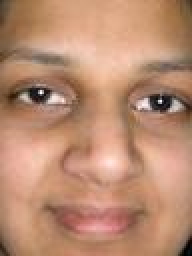
%> input picture Face_Recognition_Neural_Network/test08.jpg, 96 x 128 px (shown 2 times larger)
$ octave testingrg.m   (GNU Octave 9; MATLAB toolbox functions it lacks are replaced by stand-ins)
%> lines starting %> are read from the running program, lines starting %| are printed output that depends on the picture; in (x1, y1, x2, y2) boxes, pixels count from 0 and x2, y2 are one past the last pixel; in counts of white or black regions, pixels touching at a corner belong together; the program's own positions count from 1
close all
clear all
clc
gmean = 0.2973
rmean = 0.4270
grcov = [0.0016    0.0002
         0.0002    0.0063];
inverserg = [620.4978  -20.9607
             -20.9607  159.0397];


im = imread('test08.jpg');
%> im is the input picture: size 128x96x3 uint8; mean R, G, B 187.1, 140.3, 113.8
figure,imshow(im);
imycbcr = rgb2ycbcr(im);
%> imycbcr: size 128x96x3 uint8; mean of channels 1, 2, 3 145.9, 109.5, 150.4
dim = size(im);
%> dim = [128 96 3]
skin1 = zeros(dim(1), dim(2));

for i = 1:dim(1)
for j = 1:dim(2)
r = double(im(i,j,1))/sum(double(im(i,j,:)));
g = double(im(i,j,2))/sum(double(im(i,j,:)));
x = [(r-rmean); (g-gmean)];
skin1(i,j) = exp(-0.5*x'*inverserg*x);
end
end
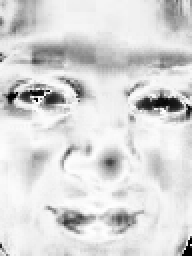
%> skin1: size 128x96 double (shown 2 times larger); min 1.44e-49, max 1, mean 0.851
figure;imshow(skin1, [0 1]);title('skin1');


skin2=zeros(i,j);
for i=1:dim(1)
    for j=1:dim(2)
        if (skin1(i,j)>0.7)
            skin2(i,j)=1;
        else
            skin2(i,j)=0;
        end
    end
end
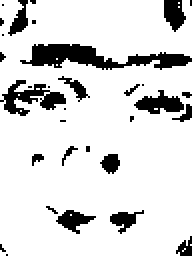
%> skin2: size 128x96 double (shown 2 times larger); values 0 (black) and 1 (white), 85.9% white; 32 black regions (19 under 20 px), largest, box (x1, y1, x2, y2) and area: (10, 22, 96, 35) 546, (0, 40, 33, 58) 258, (67, 45, 92, 57) 166
%figure,imshow(skin2,[0 1]);
%title('AFTER SKIN COLOR SEGMENTATION')
B=skin2;
C = bwfill(B,'holes');
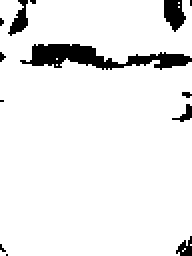
%> C: size 128x96 logical (shown 2 times larger); 92.8% white; 13 black regions (8 under 20 px), largest, box (x1, y1, x2, y2) and area: (10, 22, 96, 35) 546, (82, 0, 93, 16) 123, (4, 0, 14, 18) 87, (88, 118, 96, 128) 46, (86, 52, 96, 61) 36
edge_img = edge(B,'canny');
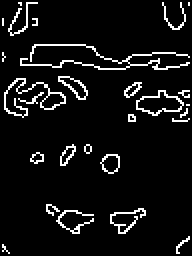
%> edge_img: size 128x96 logical (shown 2 times larger); 7.1% white in thin lines or dots
edge_img = ~edge_img;
%> edge_img: size 128x96 logical; 92.9% white; black in thin lines or dots
C = 255*(double(C) & double(edge_img));
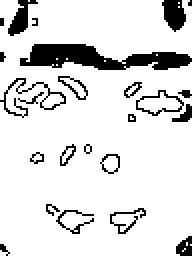
%> C: size 128x96 double (shown 2 times larger); 87.1% white; 24 black regions (11 under 20 px), largest, box (x1, y1, x2, y2) and area: (10, 22, 96, 35) 655, (81, 0, 93, 16) 136, (4, 0, 19, 18) 119
%> (the run ends here)

$ run again, with Face_Recognition_Neural_Network/Copy of test07.jpg copied over Face_Recognition_Neural_Network/test08.jpg
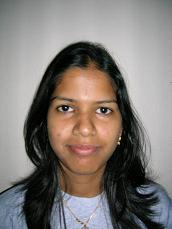
%> input picture Face_Recognition_Neural_Network/Copy of test07.jpg, 172 x 229 px
%> im is the input picture: size 229x172x3 uint8; mean R, G, B 128.9, 121.9, 117.4
%> imycbcr: size 229x172x3 uint8; mean of channels 1, 2, 3 122.1, 125, 131.4
%> after the loop `for i=1:dim(1)`:
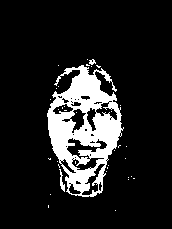
%> skin2: size 229x172 double; values 0 (black) and 1 (white), 13.3% white; 36 white regions (33 under 20 px), largest, box (x1, y1, x2, y2) and area: (47, 65, 124, 197) 5093, (59, 169, 65, 192) 56, (89, 59, 96, 65) 26
%> `C = 255*(double(C) & double(edge_img));`:
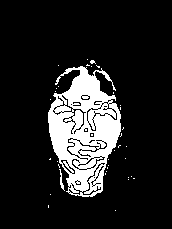
%> C: size 229x172 double; 14.3% white; 37 white regions (35 under 20 px), largest, box (x1, y1, x2, y2) and area: (48, 66, 121, 197) 5521, (59, 169, 65, 191) 42
